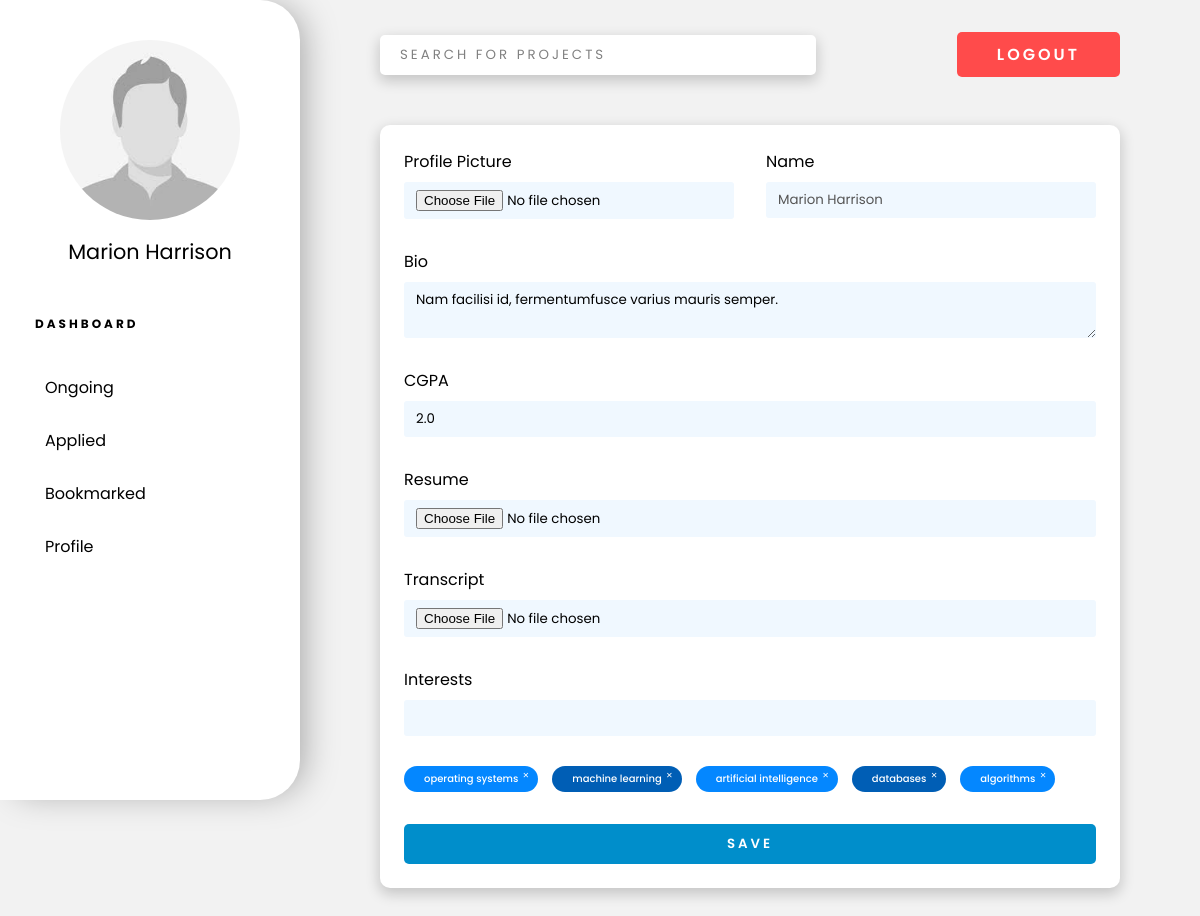
/students/profile/ (signed in), run on an earlier commit of the app's database.
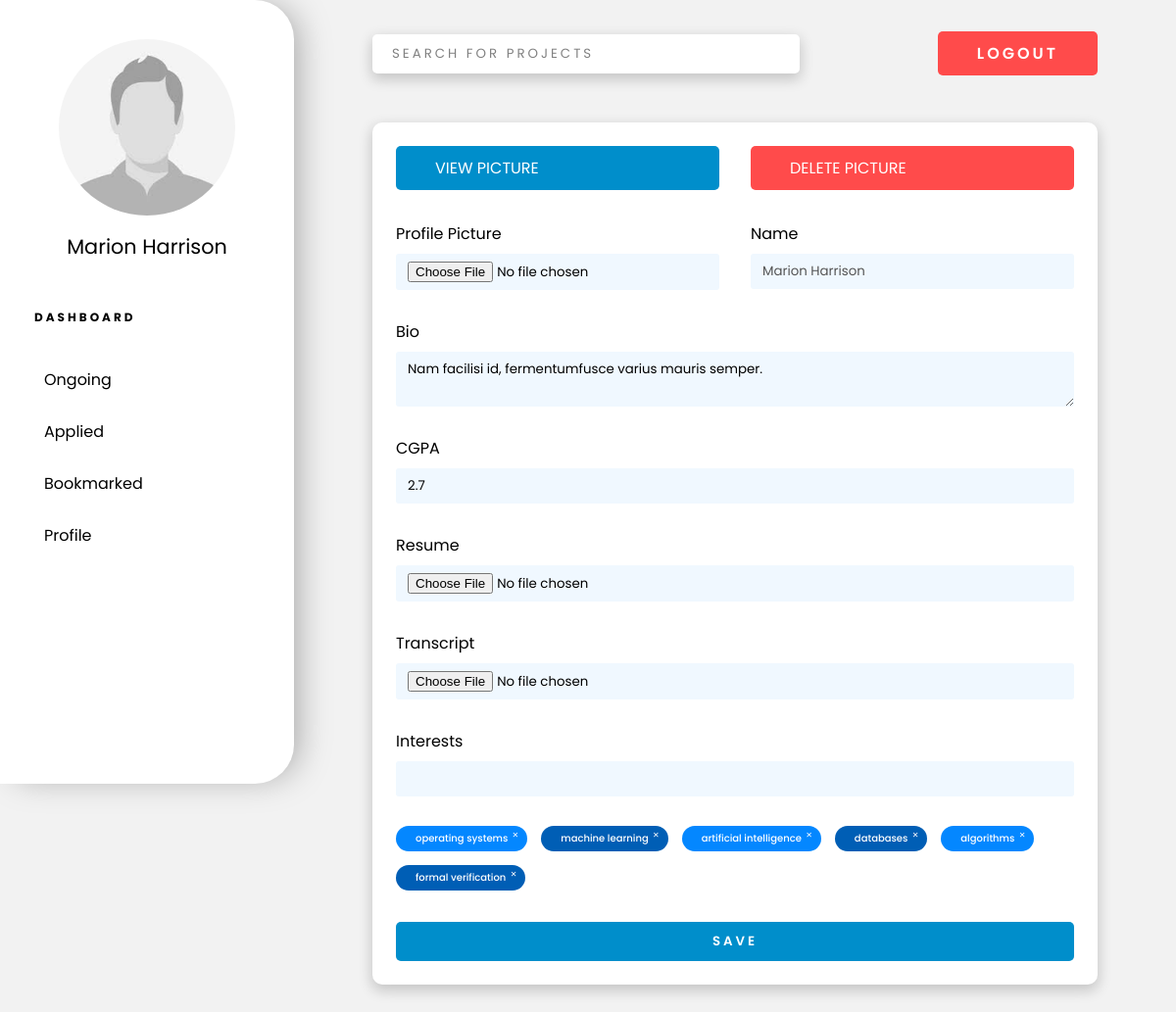
And on a later commit of the database.
### portal/models.py (models this page shows, shortened)
class Student(models.Model):
    user = models.ForeignKey(User, verbose_name=_("Auth User"), on_delete=models.CASCADE)
    bio = models.TextField()
    cv = models.FileField(_("Resume"), upload_to= upload_cv,storage=OverwriteStorage(), null=True)
    transcript = models.FileField(_("Transcripts"), upload_to= upload_transcript , storage=OverwriteStorage(), null=True)
    pic = models.FileField(_("Profile Pic"), upload_to=upload_pic, null=True, storage=OverwriteStorage())
    cgpa = models.FloatField(_("CGPA"), validators=[MaxValueValidator(10)], null=True)
    interests = models.ManyToManyField("Interests")

class Interests(models.Model):
    research_field = models.CharField(_("Research Area of Interest"), max_length=50)

### portal/views.py (the view, shortened to what this page needs)
class StudentViewSet(ModelViewSet):
    queryset=Student.objects.all()
    serializer_class=StudentSerializer
    permission_classes=[permissions.IsAuthenticated]
    @action(detail=False,methods=['GET'])
    def profile(self, request):
        user = request.user
        students = user.student_set.all()
        if(len(students) == 1):
            student = students[0]
            serializer = StudentSerializer(student, many=False)
            interest_text = ', '.join([it['research_field'] for it in serializer.data['interests']])
            return render(request, template_name='profile.html', context={'student':serializer.data, 'interest_text': interest_text, 'is_student': isStudent(request.user), 'is_prof' : isProf(request.user)})
        return Response(404)

### portal/views.py (called while the page is built)
def isStudent(user):
    if( not user.is_authenticated):
        return False
    return len(user.student_set.all()) == 1

def isProf(user):
    if( not user.is_authenticated):
        return False
    return len(user.professor_set.all()) == 1

### templates/profile.html (shortened to what this page needs)
{% extends 'dashboard-base.html' %}
{% load static %}
{% block content %}
<div class="profile-container">
    <form id="profile-form" method="PUT" action="/students/{{student.id}}/">
        <div class="inline">
            {% if student.pic is not None %}
            <a href="{{student.pic}}" class="btn">View Picture</a>
            <a href="#" class="btn btn-red" onclick="deleteDoc('pic')"> Delete Picture</a>
            {% endif %}
            <div style="display: flex; flex-direction: column;">
                <label for="picture">Profile Picture</label>
                <input type="file" name="pic" id="picture" onchange="checkJpeg(this)">
            </div>
            <div style="display: flex; flex-direction: column;">
                <label for="name">Name</label>
                <input type="text" name="name" id="name" value="{{student.user.first_name}} {{student.user.last_name}}" disabled>
            </div>
        </div>
        <label for="bio">Bio</label>
        <textarea name="bio" id="bio" cols="30" rows="2">{{student.bio}}</textarea>
        <label for="cgpa">CGPA</label>
        <input type="text" name="cgpa" id="cgpa" value="{{student.cgpa}}">
        <label for="resume">Resume</label>
        <input type="file" name="cv" id="cv" onchange="checkPdf(this)">
        <label for="transcript">Transcript</label>
        <input type="file" name="transcript" id="transcript">
        <label for="interests">Interests</label>
        <div class="int-searchbar">
            <input type="text" name="intDummy" autocomplete="off">
        </div>
        <div class="tag-container">
            {% for interest in student.interests %}
            <div class="tag" onclick="handleTagDelete(this)">{{interest.research_field}}</div>
            {% endfor %}
        </div>
        <button type="submit" class="btn wide-text bold">Save</button>
    </form>
</div>
{% endblock %}

### templates/dashboard-base.html (shortened to what this page needs)
{% load static %}
<!DOCTYPE html>
<html lang="en">
<head>
    <link rel="stylesheet" href="{% static 'portal/css/master.css' %}">
    <link rel="stylesheet" href="{% static 'portal/css/dashboard.css' %}">
</head>
<body>
    <div class="sidebar-wrapper">
        <img src="/uploads/user_{{user.id}}/pic.jpg" onerror="changePic()" alt="Profile-Pciture" class="profile-picture" id="profile-pic">
        <h1 class="name">{{user.first_name}} {{user.last_name}}</h1>
        <h3 class="dashboard-heading wide-text">Dashboard</h3>
        <ul class="dash-nav">
            <a href="/projects">
                <li class="dash-links dash-links">Ongoing</li>
            </a>
            {% if is_student %}
            <a href="{% url 'applied-projects' %}">
                <li class="dash-links">Applied</li>
            </a>
            <a href="{% url 'bookmarked-projects' %}">
                <li class="dash-links">Bookmarked</li>
            </a>
            <a href="{% url 'student-profile' %}">
                <li class="dash-links">Profile</li>
            </a>
            {% endif %}
        </ul>
    </div>
    <div class="dashboard-wrapper">
        <div class="top-nav">
            <input type="text" class="search-bar" placeholder="Search for projects">
            {% if user.is_authenticated %}
            <a href="{% url 'logout' %}" class="btn btn-red wide-text bold" id="logout-btn">Logout</a>
            {% else %}
            <a href="{% url 'login' %}" class="btn btn-red wide-text bold" id="logout-btn">Login</a>
            {% endif %}
        </div>
        <div class="dashboard-content">
            {% block content %}
            {% endblock %}
        </div>
    </div>
</body>
</html>

### static/portal/css/master.css (style rules this page uses)
* { --primary-blue: #008ecb; --primary-red: #ff4b4b; --bg-grey: #f2f2f2; --sec-blue: #0071da; --crimson-red: #da0041; --bright-blue : #0487FF; box-sizing: border-box; padding: 0; margin: 0; font-family: 'Poppins', sans-serif; }
a { text-decoration: none; }
ul { list-style: none; margin-bottom: 0; }
button { outline: none; border: none; }
.wide-text { letter-spacing: 3px; }
.bold { font-weight: 600; }
.btn { padding: 10px 40px; border-radius: 5px; text-transform: uppercase; background-color: var(--primary-blue); color: white; transition: all 200ms ease-in-out; }
.btn-red { background-color: var(--primary-red); }

### static/portal/css/dashboard.css (style rules this page uses)
* { --dash-width: 300px; }
body { background-color: var(--bg-grey); }
.sidebar-wrapper { display: flex; flex-direction: column; position: fixed; left: 0; top: 0; width: var(--dash-width); height: 100vh; background-color: white; padding: 2.5rem 30px; border-radius: 0 40px 40px 0; -webkit-box-shadow: 10px 0px 35px -8px rgba(0, 0, 0, 0.34); -moz-box-shadow: 10px 0px 35px -8px rgba(0, 0, 0, 0.34); box-shadow: 10px 0px 35px -8px rgba(0, 0, 0, 0.34); }
.profile-picture { align-self: center; width: 180px; border-radius: 5000px; }
.name { margin: 1rem 0 3rem; font-size: 1.3rem; align-self: center; font-weight: 400; }
.dashboard-heading { text-transform: uppercase; font-size: 0.75rem; margin-left: 5px; }
.dash-nav { margin: 2rem 0; list-style: none; }
.dash-nav a { color: black; }
.dash-links { margin-bottom: 0.5rem; padding: 10px 15px; border-radius: 5px; font-weight: 400; font-size: 1rem; transition: background-color 50ms ease-in; }
.dashboard-wrapper { padding: 2rem 5rem; margin-left: var(--dash-width); }
.top-nav { display: grid; grid-template-columns: 9fr 1fr; margin-bottom: 3rem; align-items: center; gap: 2rem; }
.search-bar { border-radius: 5px; padding: 10px 20px; outline: none; border: none; width: 80%; min-width: 300px; -webkit-box-shadow: 0px 5px 14px 1px rgba(0, 0, 0, 0.19); -moz-box-shadow: 0px 5px 14px 1px rgba(0, 0, 0, 0.19); box-shadow: 0px 5px 14px 1px rgba(0, 0, 0, 0.19); }
.search-bar::placeholder { color: grey; text-transform: uppercase; letter-spacing: 3px; }
.profile-container { padding: 24px; margin: 3rem 0; -webkit-box-shadow: 0px 5px 14px 1px rgba(0, 0, 0, 0.19); -moz-box-shadow: 0px 5px 14px 1px rgba(0, 0, 0, 0.19); box-shadow: 0px 5px 14px 1px rgba(0, 0, 0, 0.19); background-color: white; border-radius: 10px; }
.inline { display: grid; gap: 2rem; grid-template-columns: 1fr 1fr; }
.profile-container form { display: flex; flex-direction: column; }
.profile-container textarea, .profile-container input { margin: 8px 0 30px; border: none; outline: none; border-radius: 3px; width: 100%; background-color: aliceblue; padding: 8px 12px; }
.profile-container form button { margin-top: 1rem; }
.tag-container { margin: 0 0 1rem; display: flex; align-items: center; flex-wrap: wrap; gap: 14px; }
.tag-container .tag { position: relative; border-radius: 500px; background-color: #0487ff; padding: 5px 20px; font-size: 10px; color: white; font-weight: 500; }
.tag-container .tag::after { position: absolute; top: 2px; right: 4px; content: '\2715'; color: white; font-size: 8px; border-radius: 2px; transition: all 200ms ease-in-out; padding: 2px 5px; }
.tag-container .tag:nth-of-type(2n) { background-color: #005EB5; }
.int-searchbar { position: relative; }

What changed in the data, as far as the page shows it:
changed Student "Nam facilisi id, fermentumfusce varius mauris semper.": cgpa "2.0" → "2.7"
now on this page (row unchanged): Interests: research_field "formal verification"
Also different on the page:
text now shown: "VIEW PICTURE DELETE PICTURE"
